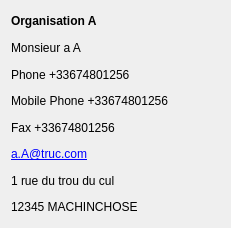
<?xml version="1.0" encoding="UTF-8"?>
<ui version="4.0">
 <class>CustomerDataWidget</class>
 <widget class="QWidget" name="CustomerDataWidget">
  <property name="geometry">
   <rect>
    <x>0</x>
    <y>0</y>
    <width>231</width>
    <height>228</height>
   </rect>
  </property>
  <property name="windowTitle">
   <string>Form</string>
  </property>
  <layout class="QGridLayout" name="gridLayout">
   <item row="0" column="0">
    <widget class="QLabel" name="lbCompany">
     <property name="minimumSize">
      <size>
       <width>0</width>
       <height>0</height>
      </size>
     </property>
     <property name="styleSheet">
      <string notr="true">background: url(:/icons/customer24) 100% 100% no-repeat;
background-position:left;</string>
     </property>
     <property name="text">
      <string>&lt;b&gt;Organisation A&lt;/b&gt;</string>
     </property>
    </widget>
   </item>
   <item row="6" column="0">
    <widget class="QLabel" name="lbEmail">
     <property name="text">
      <string>&lt;html&gt;&lt;head/&gt;&lt;body&gt;&lt;p&gt;&lt;a href=&quot;#&quot;&gt;&lt;span style=&quot; text-decoration: underline; color:#0000ff;&quot;&gt;a.A@truc.com&lt;/span&gt;&lt;/a&gt;&lt;/p&gt;&lt;/body&gt;&lt;/html&gt;</string>
     </property>
    </widget>
   </item>
   <item row="5" column="0">
    <widget class="QLabel" name="lbFax">
     <property name="text">
      <string>Fax +33674801256</string>
     </property>
    </widget>
   </item>
   <item row="7" column="0">
    <widget class="QLabel" name="lbAddress">
     <property name="text">
      <string>1 rue du trou du cul </string>
     </property>
    </widget>
   </item>
   <item row="8" column="0">
    <widget class="QLabel" name="lbPostalCodeCityCountry">
     <property name="text">
      <string>12345 MACHINCHOSE</string>
     </property>
    </widget>
   </item>
   <item row="3" column="0">
    <widget class="QLabel" name="lbPhone">
     <property name="text">
      <string>Phone +33674801256</string>
     </property>
    </widget>
   </item>
   <item row="2" column="0">
    <widget class="QLabel" name="lbName">
     <property name="text">
      <string>Monsieur a A</string>
     </property>
    </widget>
   </item>
   <item row="4" column="0">
    <widget class="QLabel" name="lbMobilePhone">
     <property name="text">
      <string>Mobile Phone +33674801256</string>
     </property>
    </widget>
   </item>
  </layout>
 </widget>
 <resources/>
 <connections/>
</ui>
